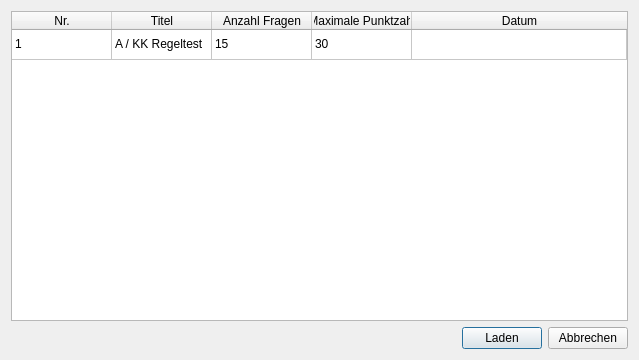
<?xml version="1.0" encoding="UTF-8"?>
<ui version="4.0">
 <class>RegeltestArchiveDialog</class>
 <widget class="QDialog" name="RegeltestArchiveDialog">
  <property name="geometry">
   <rect>
    <x>0</x>
    <y>0</y>
    <width>639</width>
    <height>360</height>
   </rect>
  </property>
  <property name="windowTitle">
   <string>Regeltest-Archiv</string>
  </property>
  <layout class="QVBoxLayout" name="verticalLayout">
   <item>
    <widget class="QTableWidget" name="regeltestTable">
     <property name="editTriggers">
      <set>QAbstractItemView::NoEditTriggers</set>
     </property>
     <property name="selectionMode">
      <enum>QAbstractItemView::SingleSelection</enum>
     </property>
     <property name="selectionBehavior">
      <enum>QAbstractItemView::SelectRows</enum>
     </property>
     <attribute name="horizontalHeaderCascadingSectionResizes">
      <bool>false</bool>
     </attribute>
     <attribute name="horizontalHeaderShowSortIndicator" stdset="0">
      <bool>true</bool>
     </attribute>
     <attribute name="horizontalHeaderStretchLastSection">
      <bool>true</bool>
     </attribute>
     <attribute name="verticalHeaderVisible">
      <bool>false</bool>
     </attribute>
     <attribute name="verticalHeaderStretchLastSection">
      <bool>false</bool>
     </attribute>
     <row>
      <property name="text">
       <string/>
      </property>
     </row>
     <column>
      <property name="text">
       <string>Nr.</string>
      </property>
     </column>
     <column>
      <property name="text">
       <string>Titel</string>
      </property>
     </column>
     <column>
      <property name="text">
       <string>Anzahl Fragen</string>
      </property>
     </column>
     <column>
      <property name="text">
       <string>Maximale Punktzahl</string>
      </property>
     </column>
     <column>
      <property name="text">
       <string>Datum</string>
      </property>
     </column>
     <item row="0" column="0">
      <property name="text">
       <string>1</string>
      </property>
     </item>
     <item row="0" column="1">
      <property name="text">
       <string>A / KK Regeltest</string>
      </property>
     </item>
     <item row="0" column="2">
      <property name="text">
       <string>15</string>
      </property>
     </item>
     <item row="0" column="3">
      <property name="text">
       <string>30</string>
      </property>
     </item>
    </widget>
   </item>
   <item>
    <layout class="QHBoxLayout" name="horizontalLayout">
     <item>
      <spacer name="horizontalSpacer">
       <property name="orientation">
        <enum>Qt::Horizontal</enum>
       </property>
       <property name="sizeHint" stdset="0">
        <size>
         <width>40</width>
         <height>20</height>
        </size>
       </property>
      </spacer>
     </item>
     <item>
      <widget class="QPushButton" name="load_button">
       <property name="text">
        <string>Laden</string>
       </property>
      </widget>
     </item>
     <item>
      <widget class="QPushButton" name="cancel_button">
       <property name="text">
        <string>Abbrechen</string>
       </property>
      </widget>
     </item>
    </layout>
   </item>
  </layout>
 </widget>
 <resources/>
 <connections>
  <connection>
   <sender>load_button</sender>
   <signal>clicked()</signal>
   <receiver>RegeltestArchiveDialog</receiver>
   <slot>accept()</slot>
   <hints>
    <hint type="sourcelabel">
     <x>380</x>
     <y>337</y>
    </hint>
    <hint type="destinationlabel">
     <x>254</x>
     <y>179</y>
    </hint>
   </hints>
  </connection>
  <connection>
   <sender>cancel_button</sender>
   <signal>clicked()</signal>
   <receiver>RegeltestArchiveDialog</receiver>
   <slot>reject()</slot>
   <hints>
    <hint type="sourcelabel">
     <x>461</x>
     <y>337</y>
    </hint>
    <hint type="destinationlabel">
     <x>254</x>
     <y>179</y>
    </hint>
   </hints>
  </connection>
 </connections>
</ui>
